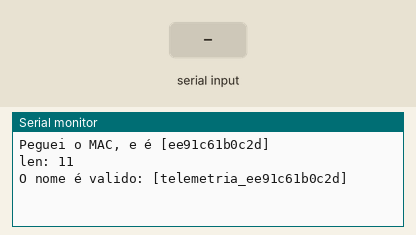
Recording of a sketch running on a simulated ESP32. Shown: the last lines printed to the serial monitor. The inputs (shaded band) are chosen by the test bench. Nothing arrives over Bluetooth unless stated.

Above: at 6.5 s.
6.6 s: "1\n" received over the second serial link
At 7.8 s:
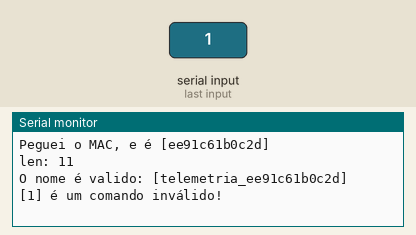
8.1 s: "0\n" received over the second serial link
At 9.3 s:
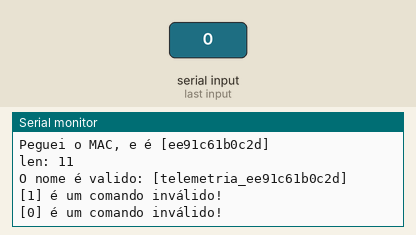
9.6 s: "2\n" received over the second serial link
At 10.6 s:
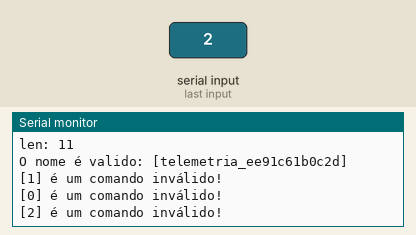

The sketch:

udyat.ino
```cpp
#include <BluetoothSerial.h>
#include <SPI.h>
#include <string.h>

// essa lib vai servir apenas para o momento em que ocorre o boot do
// microcontrolador e durante a atribuição de nome do dispositivo,
// ficará algo como telemetria_<mac>
#include <WiFi.h>

// https://github.com/miguelbalboa/rfid
#include <MFRC522.h>

// rfid(cs, rst)
MFRC522 rfid(5, 27);

BluetoothSerial SerialBT;
char device_name[32] = "telemetria_";

// bool send_bluetooth_data(const char *log);
void send_bluetooth_data(const char log[15]);
bool check_data_request(void);
void nibble_to_byte(const char data, char conv_char[2]);
char valid_char(const char data);
bool check_cmd(const char *cmd);
bool get_uid(char uid[15]);
void set_bt_name(char device_name[32]);
bool insert_passwd(void);

void setup() {
  Serial.begin(115200);
  while (!Serial)
    ;

  SPI.begin();

  rfid.PCD_Init();

  delay(5000);

  set_bt_name(device_name);

  delay(128);
}

void loop() {
  delay(256);

  char uid[15] = {0};

  // a tag rfid só será lida caso houver um comando bluetooth
  if (check_data_request()) {
    if (get_uid(uid)) {
      send_bluetooth_data(uid);

    } else {
      const char error_log[] = "rfid_error";
      send_bluetooth_data(error_log);
    }

    delay(1024);
    Serial.printf("Dado bluetooth enviado!\n");
  }
}

bool check_cmd(const char *cmd) {
  char tmp[16] = "get_uid";

  int size = strlen(tmp);
  if (size <= 4)
    return false;

  int cmp_ret = strncmp(cmd, tmp, size);

  if (cmp_ret == 0) {
    Serial.printf("[%s] é um comando válido!\n", cmd);
    return true;
  }

  Serial.printf("[%s] é um comando inválido!\n", cmd);
  return false;
}

bool check_data_request(void) {
  char cmd[16] = {0};
  char in_data;

  // quantidade de bytes que virão pelo bluetooth
  int bt_n_bytes = SerialBT.available();

  // se outro dispositivo enviou dados ao ESP32
  if (bt_n_bytes > 0 && bt_n_bytes <= 16) {

    // caso haja dados sendo enviados por outro dispositivo,
    // pega os 16 bytes, ou menos, e verifica se é um
    // comando.
    //
    for (int i = 0; i < 16; i++) {
      if (SerialBT.available()) {
        char buff;
        buff = SerialBT.read();

        if (buff == '\0' || buff == '\r' || buff == '\n') {
          break;
        }

        cmd[i] = buff;
      }
    }

    if (check_cmd(cmd)) {
      return true;
    }
  }
  delay(64);

  SerialBT.flush();
  delay(32);

  return false;
}

void send_bluetooth_data(const char log[15]) {
  unsigned log_length = strlen(log);

  Serial.printf("Tentando enviar [%s]\n", log);

  Serial.printf("[");
  for (int i = 0; i < log_length; i++) {
    if (log[i] != '\0') {
      Serial.printf("%c", log[i]);
      SerialBT.write(log[i]);
      delay(16);
    }
  }
  Serial.printf("]\n");
}

char valid_char(const char data) {
  // apenas converte o nibble obtido em um
  // caractere hexadecimal válido.

  char conv = data;

  if (conv >= 0 && conv <= 9) {
    conv += 48;

  } else {
    conv += 87;
  }

  return conv;
}

void nibble_to_byte(const char data, char conv_char[2]) {
  // as máscaras servirão para dividir um
  // byte em dois bytes com o nibble mais significativo todo zerado,
  // então enviaremos dois bytes ao invés de um, para que
  // essas partes sejam representadas no log do destinatário.
  //

  char nibble;

  nibble = data;
  nibble >>= 4;
  nibble &= 0x0f;

  nibble = valid_char(nibble);
  conv_char[0] = nibble;

  nibble = data;
  nibble &= 0x0f;
  nibble = valid_char(nibble);
  conv_char[1] = nibble;
}

bool get_uid(char uid[15]) {
  // caso ele tente a comunicação com rfid e ele não "bater"
  // a mesma senha ele vai entrar em loop infinito
  if (!insert_passwd()) {
    Serial.println("Senha incorreta!");

    return false;
  }

  // habilitando a antena para realizar a leitura do rfid
  rfid.PCD_AntennaOn();
  delay(128);

  // verifica se o há a presença da tag e se ela pode
  // ser lida.
  if (rfid.PICC_IsNewCardPresent()) {
    if (rfid.PICC_ReadCardSerial()) {

      // quando chamamos o método ReadCardSerial, o PICC_SELECT
      // é chamado e as para pegar os bytes ocorrem
      Serial.printf("rfid.uid.size: [%d]\n", rfid.uid.size);
      for (short i = 0; i < rfid.uid.size; i++) {
        char buffer[2] = {0};
        char uid_byte = rfid.uid.uidByte[i];

        nibble_to_byte(uid_byte, buffer);
        strncat(uid, buffer, 2);
      }

      uid[(rfid.uid.size * 2)] = '\0';

      Serial.printf("Li o UID: [%s]\n", uid);

      rfid.PICC_HaltA();
      rfid.PCD_StopCrypto1();

      rfid.PCD_AntennaOff();
      delay(128);

      return true;
    }
  }

  rfid.PCD_AntennaOff();
  delay(128);

  return false;
}

void set_bt_name(char device_name[32]) {
  delay(128);

  byte mac[6] = {0};

  // como o mac vem em bytes é necessário uma conversão
  // para ASCII válido. Como são 6 bytes, vamos precisar
  // de 12 caracteres + '\0'
  char mac_valid_char[13] = {0};

  // inserindo o mac dentro da variável mac
  WiFi.macAddress(mac);

  // essa máscara serve apenas para o mac não ficar exposto
  // no nome do bluetooth, pois é para isso que estamos pegando
  // o mac do dispositivo, já quem em teoria cada um tem o seu
  byte mask[6] = {0xca, 0xfe, 0xee, 0xba, 0xbe, 0xee};

  // ""criptografia"" do mac através do XOR
  for (int i = 0; i < 6; i++) {
    mac[i] ^= mask[i];
  }

  for (int i = 0; i < 6; i++) {
    char buffer[2] = {0};

    nibble_to_byte(mac[i], buffer);
    strncat(mac_valid_char, buffer, 2);
  }

  mac_valid_char[12] = '\0';

  Serial.printf("Peguei o MAC, e é [%s]\n", mac_valid_char);

  unsigned int len = strlen(device_name);
  Serial.printf("len: %d\n", len);

  strncat(device_name, mac_valid_char, strlen(mac_valid_char));

  Serial.printf("O nome é valido: [%s]\n", device_name);
  SerialBT.begin(device_name);
}

bool insert_passwd(void) {
  // por padrão ele possui uma senha de 32 bits com todos os bits em 1
  byte passwd_buff[] = {0xff, 0xff, 0xff, 0xff};
  byte pack[] = {0x0, 0x0};

  // esse método de autenticação retorna um tipo "enum StatuCode..."
  byte status_code = rfid.PCD_NTAG216_AUTH(&passwd_buff[0], pack);

  // STATUS_OK == 0
  if (status_code) {
    Serial.println("STATUS_OK");
    return true;
  }

  Serial.println("erro!");
  return false;
}
```

Measured:
- after the input at 6.6 s, the serial monitor: prints a new line at once (image 1)
- after the input at 8.1 s, the serial monitor: prints a new line after 0.28 s (image 2)
- after the input at 9.6 s, the serial monitor: prints a new line after 0.19 s (image 3)
